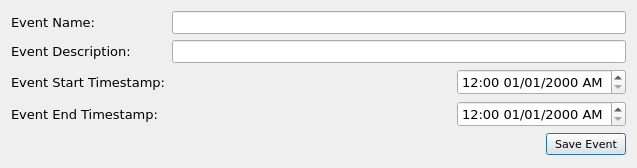
<?xml version="1.0" encoding="UTF-8"?>
<ui version="4.0">
 <class>eventConfigDialog</class>
 <widget class="QDialog" name="eventConfigDialog">
  <property name="enabled">
   <bool>true</bool>
  </property>
  <property name="geometry">
   <rect>
    <x>0</x>
    <y>0</y>
    <width>637</width>
    <height>168</height>
   </rect>
  </property>
  <property name="sizePolicy">
   <sizepolicy hsizetype="Preferred" vsizetype="Preferred">
    <horstretch>0</horstretch>
    <verstretch>0</verstretch>
   </sizepolicy>
  </property>
  <property name="maximumSize">
   <size>
    <width>16777215</width>
    <height>168</height>
   </size>
  </property>
  <property name="font">
   <font>
    <family>Verdana</family>
    <pointsize>10</pointsize>
   </font>
  </property>
  <property name="windowTitle">
   <string>Event Configuration</string>
  </property>
  <layout class="QFormLayout" name="formLayout">
   <item row="0" column="0">
    <widget class="QLabel" name="eventLabel">
     <property name="font">
      <font>
       <family>Verdana</family>
       <pointsize>10</pointsize>
      </font>
     </property>
     <property name="text">
      <string>Event Name:</string>
     </property>
    </widget>
   </item>
   <item row="0" column="1">
    <widget class="QLineEdit" name="eventNameTextLine">
     <property name="minimumSize">
      <size>
       <width>400</width>
       <height>0</height>
      </size>
     </property>
     <property name="font">
      <font>
       <family>Arial</family>
      </font>
     </property>
    </widget>
   </item>
   <item row="1" column="0">
    <widget class="QLabel" name="eventDescriptionLabel">
     <property name="font">
      <font>
       <family>Verdana</family>
       <pointsize>10</pointsize>
      </font>
     </property>
     <property name="text">
      <string>Event Description:</string>
     </property>
    </widget>
   </item>
   <item row="1" column="1">
    <widget class="QLineEdit" name="eventDescriptionTextLine">
     <property name="minimumSize">
      <size>
       <width>400</width>
       <height>0</height>
      </size>
     </property>
     <property name="font">
      <font>
       <family>Arial</family>
      </font>
     </property>
    </widget>
   </item>
   <item row="3" column="0">
    <widget class="QLabel" name="eventStartLabel">
     <property name="font">
      <font>
       <family>Verdana</family>
       <pointsize>10</pointsize>
      </font>
     </property>
     <property name="text">
      <string>Event Start Timestamp:</string>
     </property>
    </widget>
   </item>
   <item row="4" column="0">
    <widget class="QLabel" name="eventEndLabel">
     <property name="font">
      <font>
       <family>Verdana</family>
       <pointsize>10</pointsize>
       <italic>false</italic>
      </font>
     </property>
     <property name="text">
      <string>Event End Timestamp:</string>
     </property>
    </widget>
   </item>
   <item row="5" column="1">
    <layout class="QHBoxLayout" name="saveHL">
     <item>
      <spacer name="horizontalSpacer">
       <property name="orientation">
        <enum>Qt::Horizontal</enum>
       </property>
       <property name="sizeHint" stdset="0">
        <size>
         <width>40</width>
         <height>20</height>
        </size>
       </property>
      </spacer>
     </item>
     <item>
      <widget class="QPushButton" name="saveButton">
       <property name="sizePolicy">
        <sizepolicy hsizetype="Fixed" vsizetype="Fixed">
         <horstretch>0</horstretch>
         <verstretch>0</verstretch>
        </sizepolicy>
       </property>
       <property name="minimumSize">
        <size>
         <width>60</width>
         <height>0</height>
        </size>
       </property>
       <property name="font">
        <font>
         <family>Verdana</family>
         <pointsize>8</pointsize>
        </font>
       </property>
       <property name="layoutDirection">
        <enum>Qt::LeftToRight</enum>
       </property>
       <property name="text">
        <string>Save Event</string>
       </property>
       <property name="checkable">
        <bool>false</bool>
       </property>
      </widget>
     </item>
    </layout>
   </item>
   <item row="3" column="1">
    <layout class="QHBoxLayout" name="horizontalLayout">
     <item>
      <spacer name="horizontalSpacer_2">
       <property name="orientation">
        <enum>Qt::Horizontal</enum>
       </property>
       <property name="sizeHint" stdset="0">
        <size>
         <width>40</width>
         <height>20</height>
        </size>
       </property>
      </spacer>
     </item>
     <item>
      <widget class="QDateTimeEdit" name="startDateTimeEdit">
       <property name="displayFormat">
        <string>hh:mm MM/dd/yyyy A</string>
       </property>
       <property name="timeSpec">
        <enum>Qt::LocalTime</enum>
       </property>
      </widget>
     </item>
    </layout>
   </item>
   <item row="4" column="1">
    <layout class="QHBoxLayout" name="horizontalLayout_2">
     <item>
      <spacer name="horizontalSpacer_3">
       <property name="orientation">
        <enum>Qt::Horizontal</enum>
       </property>
       <property name="sizeHint" stdset="0">
        <size>
         <width>40</width>
         <height>20</height>
        </size>
       </property>
      </spacer>
     </item>
     <item>
      <widget class="QDateTimeEdit" name="endDateTimeEdit">
       <property name="displayFormat">
        <string>hh:mm MM/dd/yyyy A</string>
       </property>
      </widget>
     </item>
    </layout>
   </item>
  </layout>
 </widget>
 <resources/>
 <connections/>
</ui>
